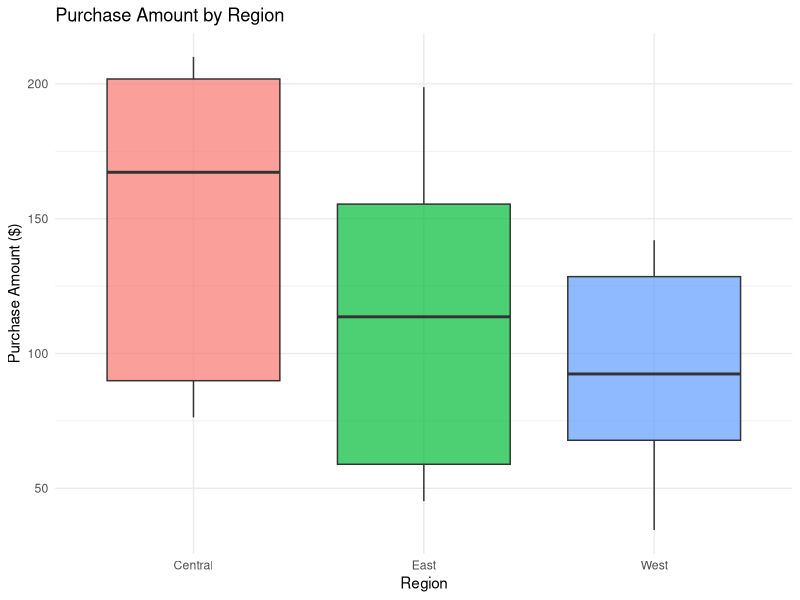

The R script that drew this image:
## ---- chunk 1
knitr::opts_chunk$set(echo = TRUE, message = FALSE, warning = TRUE)
## ---- chunk 2
library(tidyverse)
library(lubridate)

customers <- read_csv("data/synthetic_customers.csv", show_col_types = FALSE)
## ---- chunk 3
glimpse(customers)
summary(customers$purchase_amount)
## ---- chunk 4
customers_clean <- customers %>%
  mutate(
    purchase_date = ymd(purchase_date),
    age_group = case_when(
      age < 30 ~ "18-29",
      age < 45 ~ "30-44",
      TRUE     ~ "45+"
    )
  )
## ---- chunk 5
region_summary <- customers_clean %>%
  group_by(region) %>%
  summarise(
    n_customers = n(),
    avg_spend   = mean(purchase_amount, na.rm = TRUE),
    total_spend = sum(purchase_amount, na.rm = TRUE),
    .groups = "drop"
  ) %>%
  arrange(desc(avg_spend))

region_summary
## ---- chunk 6
category_summary <- customers_clean %>%
  group_by(category) %>%
  summarise(
    n_purchases = n(),
    avg_spend   = mean(purchase_amount, na.rm = TRUE),
    .groups = "drop"
  )

category_summary
## ---- chunk 7
ggplot(customers_clean, aes(x = region, y = purchase_amount, fill = region)) +
  geom_boxplot(alpha = 0.7) +
  labs(
    title = "Purchase Amount by Region",
    x = "Region",
    y = "Purchase Amount ($)"
  ) +
  theme_minimal() +
  theme(legend.position = "none")
